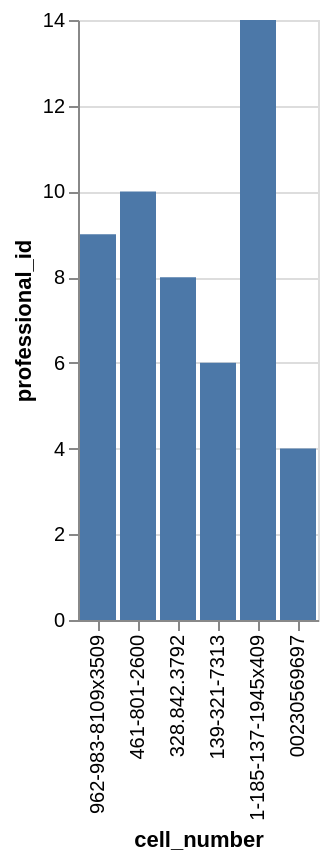

The specification (Vega-Lite) saved for this image:
### Vega-Lite specification from a JSON file in a GitHub repository (floating-point values rounded to 4 significant figures)
{"data": {"values": [{"x_data": "962-983-8109x3509", "y_data": 9}, {"x_data": "461-801-2600", "y_data": 10}, {"x_data": "328.842.3792", "y_data": 8}, {"x_data": "139-321-7313", "y_data": 6}, {"x_data": "1-185-137-1945x409", "y_data": 14}, {"x_data": "00230569697", "y_data": 4}]}, "mark": "bar", "encoding": {"x": {"field": "x_data", "type": "nominal", "title": "cell_number", "sort": "descending"}, "y": {"field": "y_data", "type": "quantitative", "title": "professional_id"}}}
